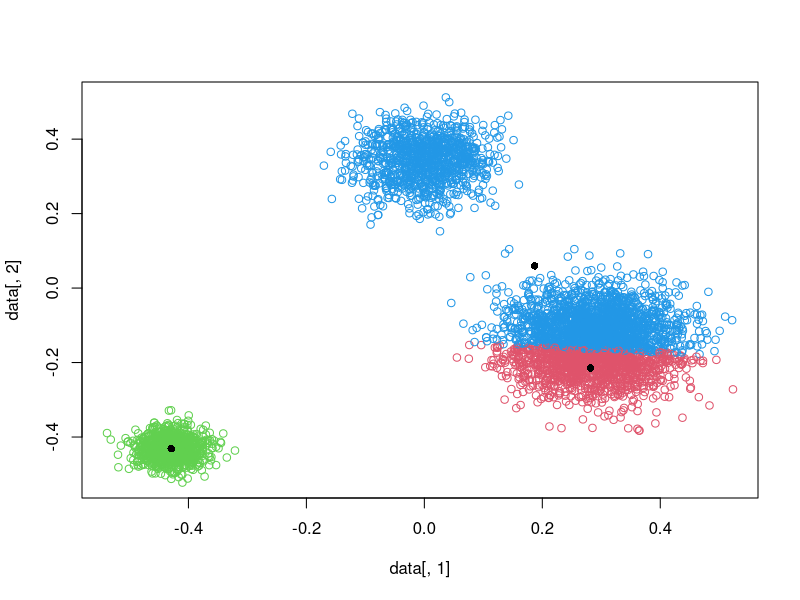
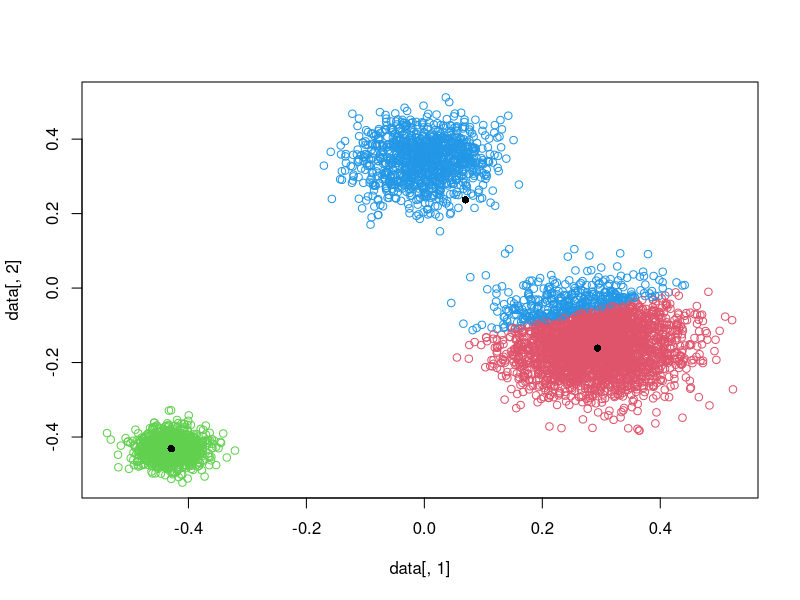
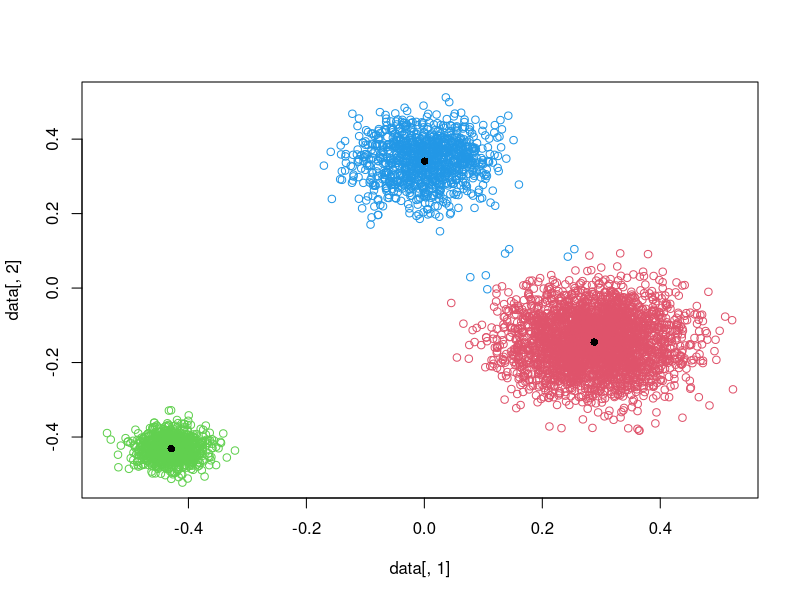
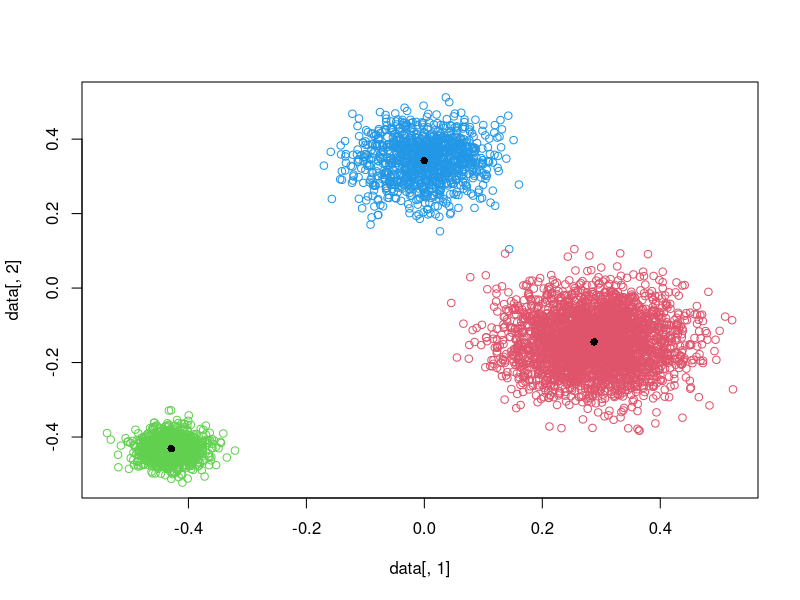
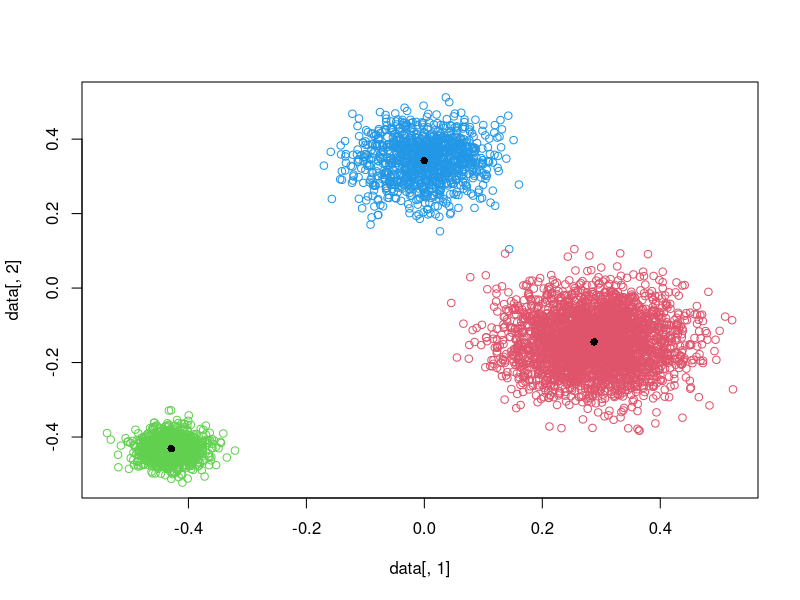
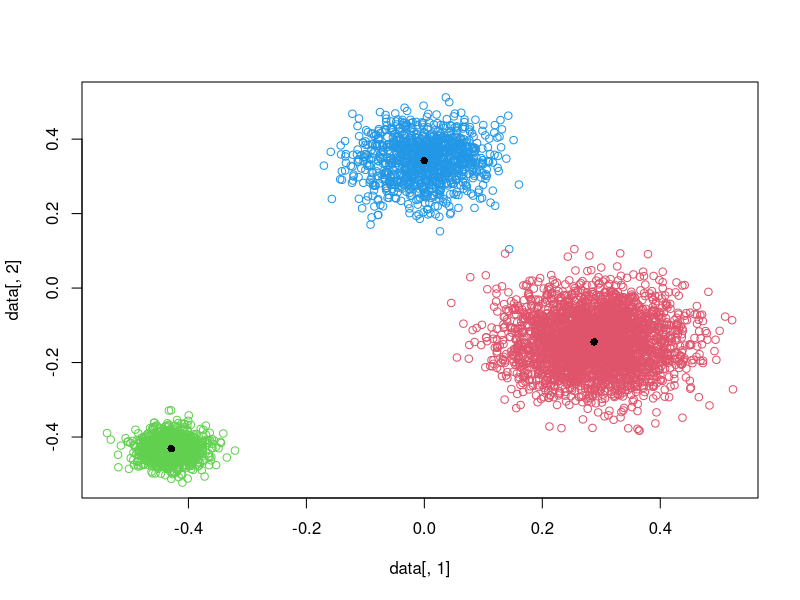
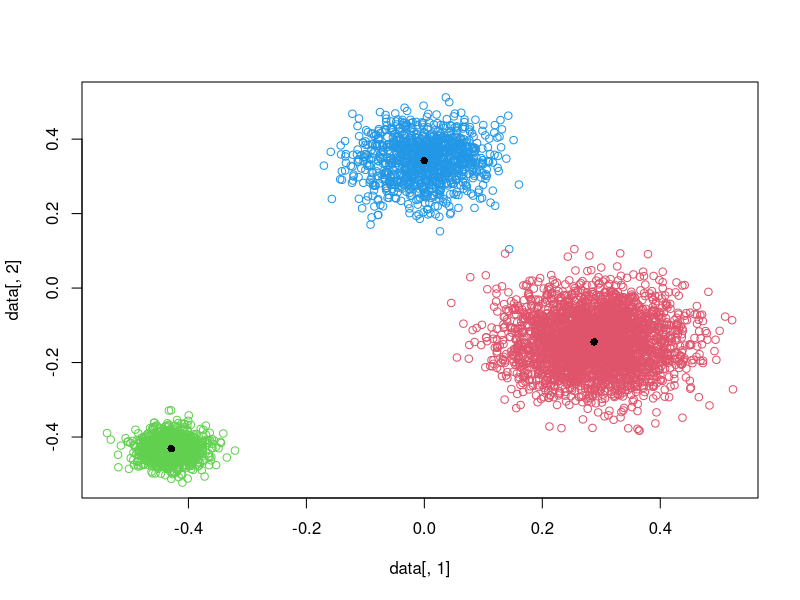
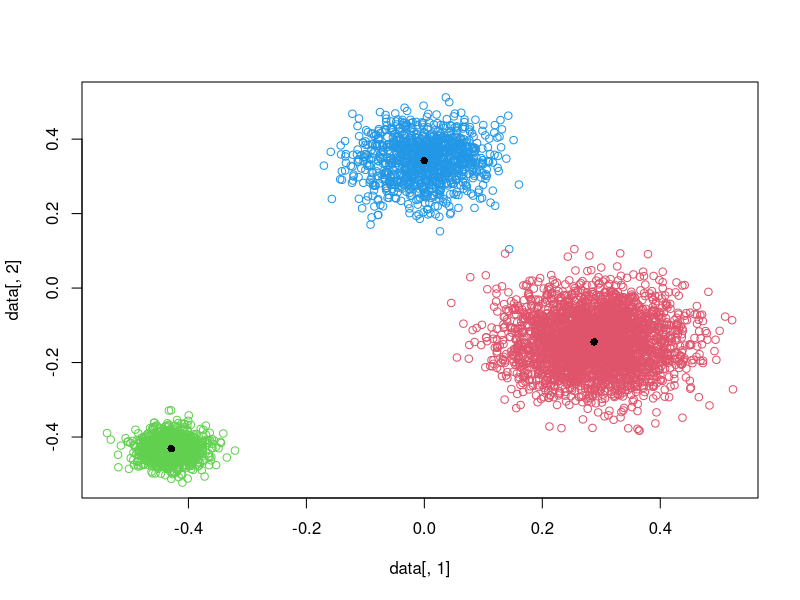

Write R code to recreate these figures, in order.

############################################################################
#######           Laplace  Function - not to be used in this code   ########
#Prepared for the noise injection - (privacy preserved version of K-Means)#
################## This part is not used in this version ###################
############################################################################
rlaplace = function(n,mu,sigma){
  U = runif(n,0,1)
  sign = ifelse(rbinom(n,1,.5)>.5,1,-1)     
  y = mu + sign*sigma/sqrt(2)*log(1-U)  
  y
}
epsilon = 10/6
lap <- rlaplace(1,0,((2*25)/epsilon)*((2*25)/epsilon))
############################################################################
#######################################################################
#############           Distance Function               ###############
#######################################################################
euclid <- function(points1, points2) {
  distanceMatrix <- matrix(NA, nrow=dim(points1)[1], ncol=dim(points2)[1])
  for(i in 1:nrow(points2)) {
    distanceMatrix[,i] <- sqrt(rowSums(t(t(points1)-points2[i,])^2))
  }
  distanceMatrix
}
#######################################################################
#################           My K-Means!               #################
#######################################################################
K_means <- function(x, centers, distFun, nItter) {
  clusterHistory <- vector(nItter, mode="list")
  centerHistory <- vector(nItter, mode="list")
  epsilon = 10/6
  lap <- rlaplace(1,0,((2*25)/epsilon)*((2*25)/epsilon))
  for(i in 1:nItter) {
    distsToCenters <- distFun(x, centers)
    clusters <- apply(distsToCenters, 1, which.min)
    centers <- apply(x, 2, tapply, clusters, mean)
    permcenter = sapply(centers, as.numeric)
    perm_center <- matrix(permcenter, ncol=2, nrow=3)
    clusterHistory[[i]] <- clusters
    centerHistory[[i]] <- centers
    #sseHistory[[i]] <- sse
  }
  list(clusters=clusterHistory, centers=centerHistory)#, sse = sseHistory[[i]] <- sse )
}
#######################################################################
#################            Data From Dataset        #################
#######################################################################
data = as.matrix(read.csv("dataset.csv"))
test=data # A data.frame
ktest=as.matrix(test) # Turn into a matrix
centers <- ktest[sample(nrow(ktest), 3),]
res <- K_means(ktest, centers, euclid, 15)
#######################################################################
###############               PLOT to PDF             #################
#######################################################################
somePDFPath = "C:\\Users\\BRG_user\\Desktop\\MyProjects\\Privacy\\plot.pdf"
pdf(file=somePDFPath) 
lap = 0.15
for (i in seq(1,15))   
{   
  perm = as.vector(sapply(res$clusters[i], as.numeric))
  permcenter = sapply(res$centers[i], as.numeric)
  perm_center <- matrix(permcenter, ncol=2, nrow=3)
  plot(data[,1], data[,2],col=perm+1)
  points(perm_center, pch=16)
} 
dev.off()
#######################################################################
#################              PLOT                   #################
#######################################################################
#perm = as.vector(sapply(res$clusters[1], as.numeric))
#plot(x, y,col=perm)
#points(res$center, pch=16)
#######################################################################
#################           Random Data               #################
#######################################################################
#y=rnorm(5,1.65)
#x=rnorm(5,1.15)
#data=cbind(x,y)
#test=data # A data.frame
#ktest=as.matrix(test) # Turn into a matrix
#centers <- ktest[sample(nrow(ktest), 3),] 
#res <- K_means(ktest, centers, euclid, 3)
